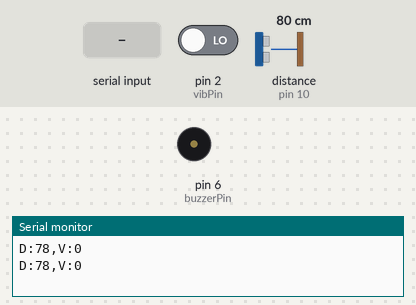
A sketch run on a simulated Arduino Uno, built with avr-gcc and run on an emulated ATmega328P. Shown: buzzer (waves = sounding), the last lines printed to the serial monitor. Wiring (inferred from the names in the program): ultrasonic range finder: trigger pin 9; echo pin 10. The test bench sets the inputs (shaded band); at power-on: pin 2 (vibPin) LOW, distance to the obstacle (sensor on pin 10) 80 cm. The echo pulse lasts 58.3 µs per cm.

Above: at 1.2 s.
1.3 s: "B" received over Serial
At 2.6 s:
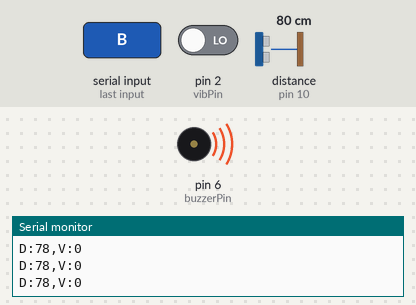
Timing chart, 0 to 7.3 s (numbered marks = the images above; inputs shaded):
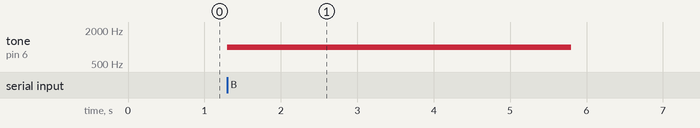

The sketch:

Project_final.ino
```cpp
const int trigPin = 9;
const int echoPin = 10;
const int vibPin = 2;
const int buzzerPin = 6;

const unsigned long readInterval = 500;
unsigned long lastRead = 0;

long readUltrasonic() {
  digitalWrite(trigPin, LOW);
  delayMicroseconds(2);
  digitalWrite(trigPin, HIGH);
  delayMicroseconds(10);
  digitalWrite(trigPin, LOW);

  long duration = pulseIn(echoPin, HIGH, 20000);
  if (duration == 0) return 400;
  long distance = duration * 0.034 / 2;
  return distance > 400 ? 400 : distance;
}

void setup() {
  pinMode(trigPin, OUTPUT);
  pinMode(echoPin, INPUT);
  pinMode(vibPin, INPUT);
  pinMode(buzzerPin, OUTPUT);

  Serial.begin(9600);
}

void loop() {
  if (Serial.available()) {
    char c = Serial.read();
    if (c == 'B') {
      tone(buzzerPin, 1000, 4500);
    }
  }

  if (millis() - lastRead >= readInterval) {
    lastRead = millis();

    long distance = readUltrasonic();
    int vib = digitalRead(vibPin);

    Serial.print("D:");
    Serial.print(distance);
    Serial.print(",V:");
    Serial.println(vib);
  }
}
```

Measured:
- after the input at 1.3 s, tone on pin 6 (buzzerPin): silent → 1000 Hz at once, → silent 4.5 s later
